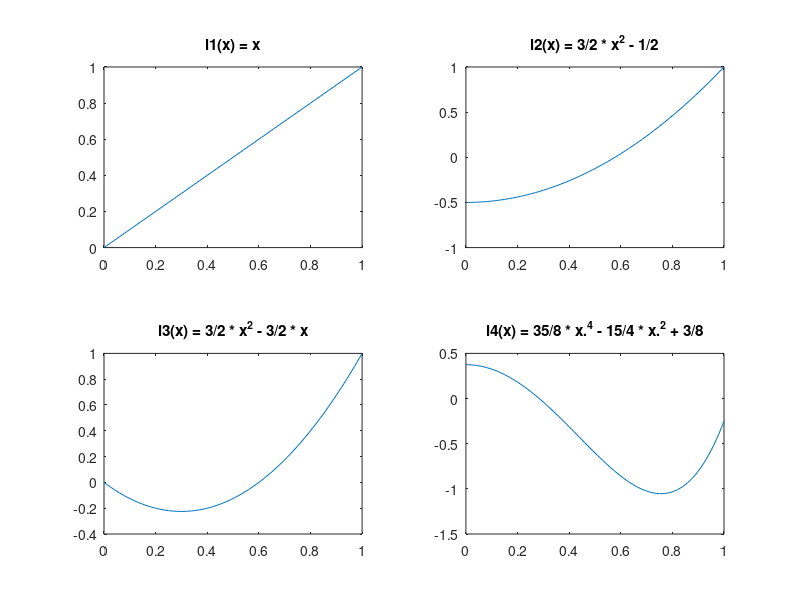
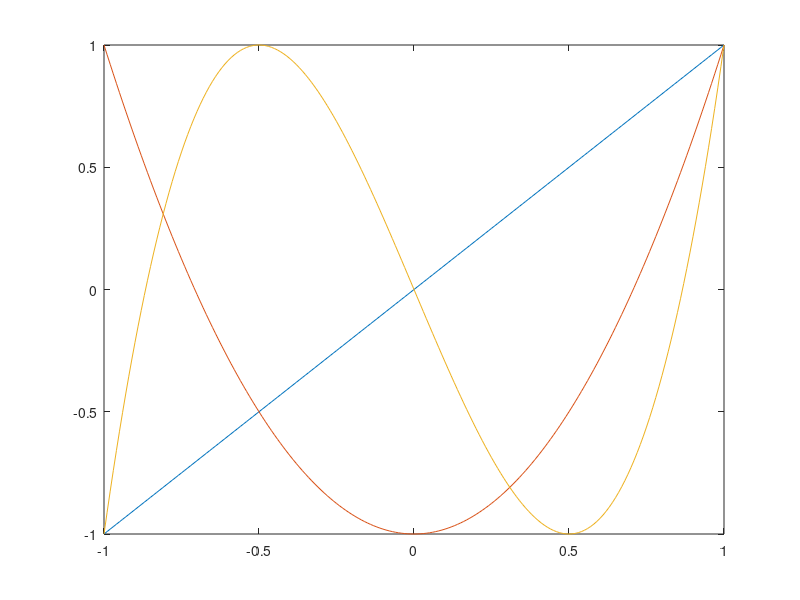
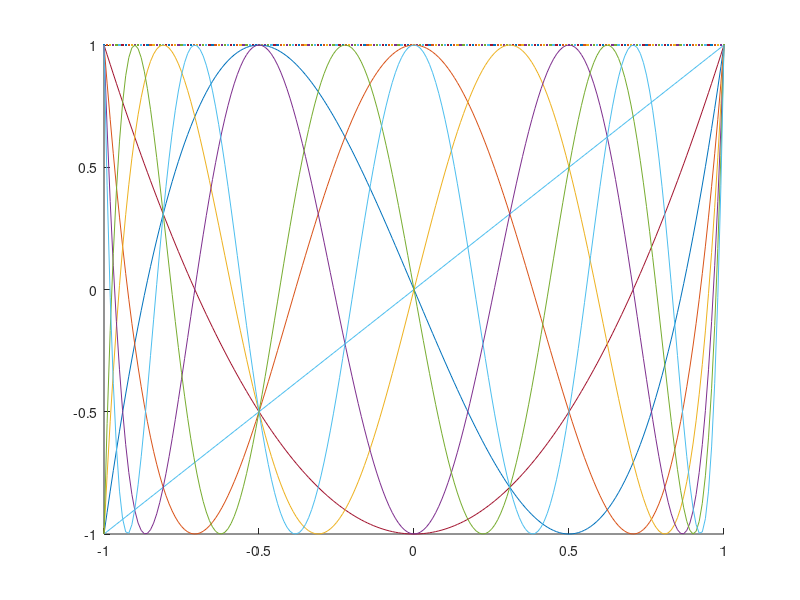
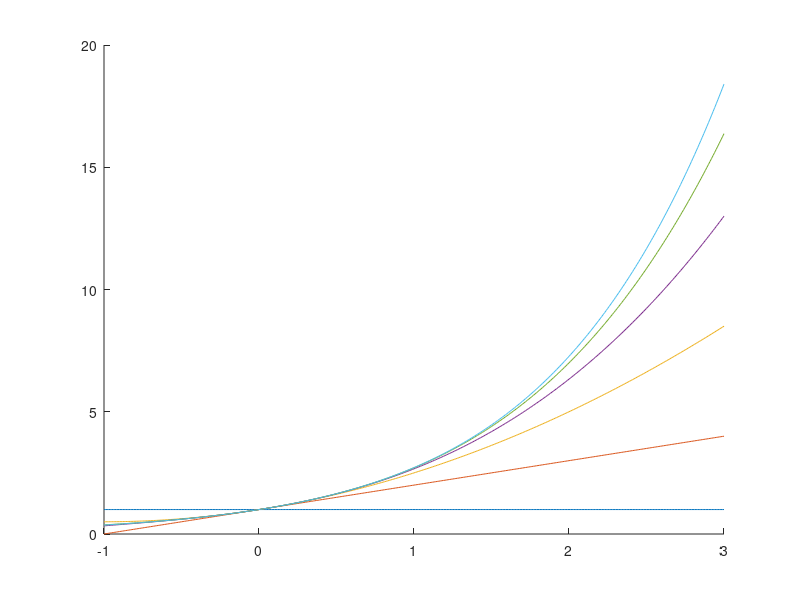

Write MATLAB code to recreate these figures, in order.
% 1. 
figure(1);
x = 0 : 0.01 : 1;
subplot(2, 2, 1);
f1 = x;
plot(x, f1);
title('l1(x) = x');

subplot(2, 2, 2);
f2 = 3/2 * x.^2 - 1/2;
plot(x, f2);
title('l2(x) = 3/2 * x^2 - 1/2');

subplot(2, 2, 3);
f3 = 5/2 * x.^2 - 3/2 * x;
plot(x, f3);
title('l3(x) = 3/2 * x^2 - 3/2 * x');

subplot(2, 2, 4);
f4 = 35/8 * x.^4 - 15/3 * x.^2 + 3/8;
plot(x, f4);
title('l4(x) = 35/8 * x.^4 - 15/4 * x.^2 + 3/8');

%2. a)
figure(2);
t = -1 : 0.01 : 1;
T1 = cos(acos(t));
T2 = cos(2 .* acos(t));
T3 = cos(3 .* acos(t));

plot(t, T1, t, T2, t, T3);

%2. b)
figure(3);
n = 8;
x = -1 : 0.01 : 1;
T0 = 1;
T1 = x;
hold on
plot(x, T0, x, T1);
for i = 2 : n
    T2 = 2 .* x .* T1 - T0;
    plot(x, T2);
    T0 = T1;
    T1 = T2;
end
hold off

%3.
figure(4);
x = -1 : 0.01 : 3;
x0 = 0;
n = 6;
prev_f = ((x - x0) .^ 0 / factorial(0)) .* exp(x0);
hold on 
plot(x, prev_f);
for i = 1 : n - 1
    p = prev_f + (x - x0).^i / factorial(i);
    plot(x, p);
    prev_f = p;
end
hold off

%4.
h = 0.25;
x = [];
n = 6;
for i = 0: n
    x = [x 1+i*h];
end
x
f = sqrt(5 * x.^2 + 1);
f
t = [f];
prev_t = f;
for i = 1:n
    new_t = [];
    for j = 1:n-i+1
        new_t = [new_t prev_t(j + 1) - prev_t(j)];
    end
    new_t = [new_t zeros(1, i)];
    t = [t; new_t];
    prev_t = new_t;
end
t'

%5.
x = [2 4 6 8];
n = 4;
f = [4 8 14 16];
t = [x ; f];
for i = 2:n
    new_t = [];
    for j = 1:n-i+1
        new_t = [new_t (t(i, j + 1) - t(i, j)) / (t(1, j+i-1) - t(1, j))];
    end
    new_t = [new_t zeros(1, i - 1)];
    t = [t ; new_t];
    prev_t = new_t;
end
t'


